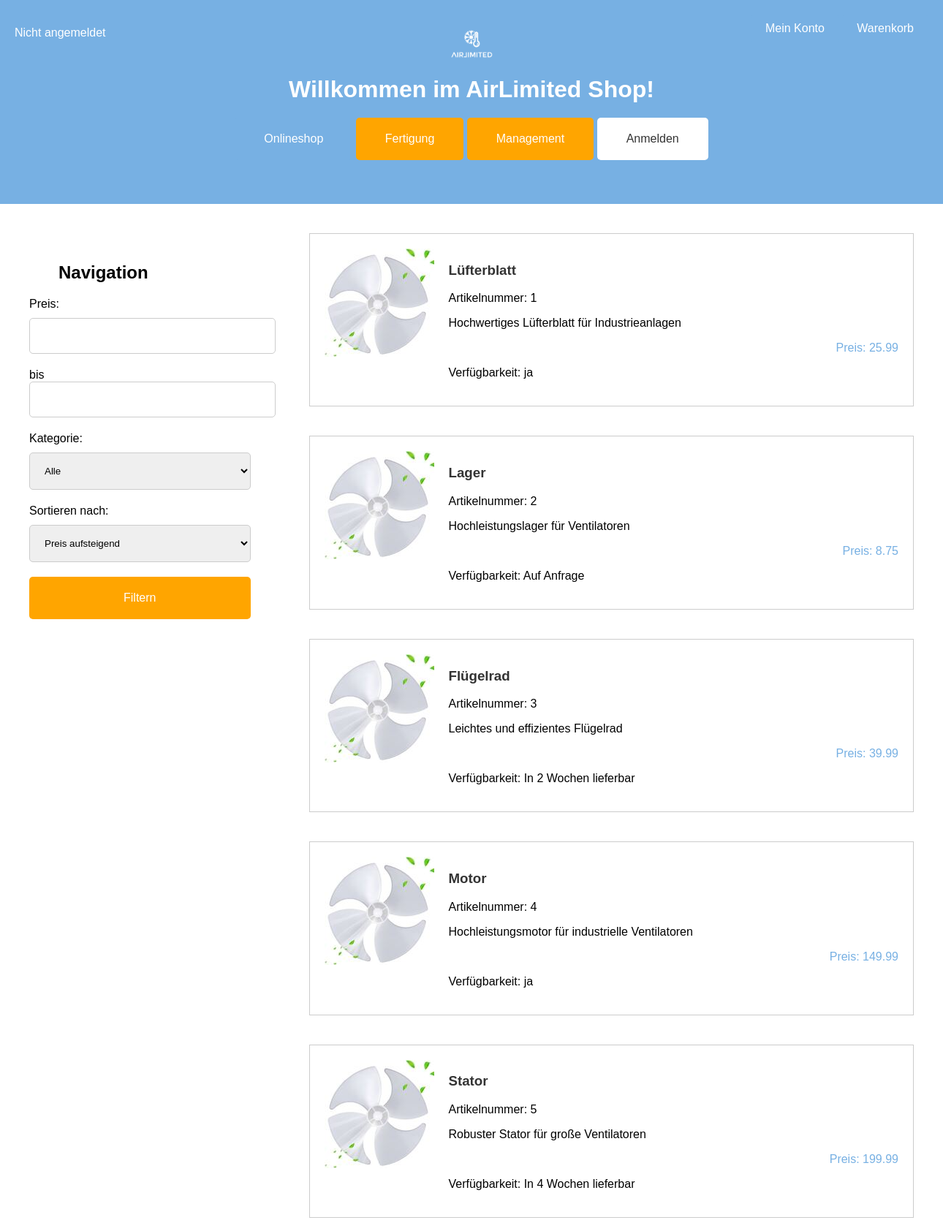
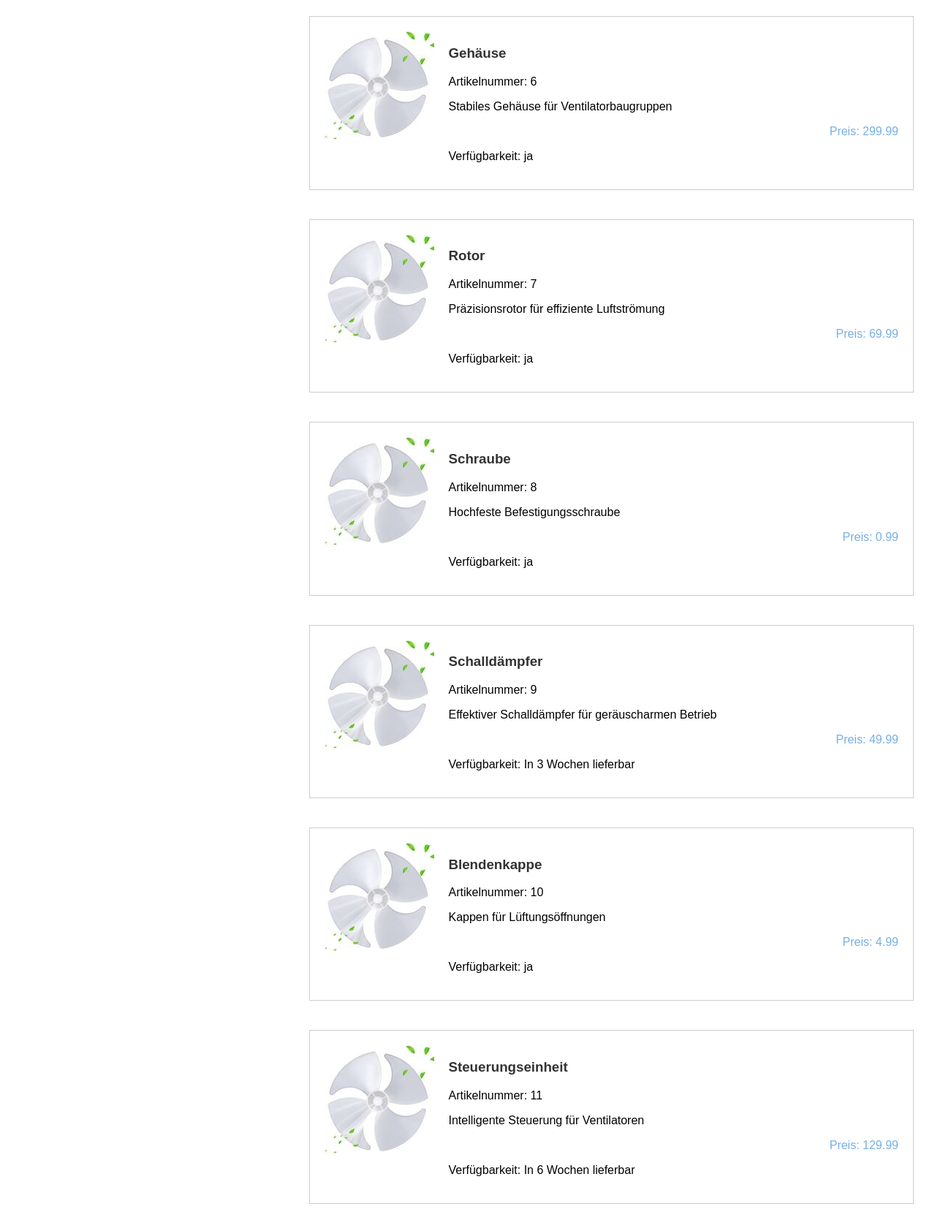
The page / (upper part) on the database its author committed (2 pictures, top to bottom).
### tables this page shows
CREATE TABLE IF NOT EXISTS `sku` (
  `SKUNr` int(11) NOT NULL AUTO_INCREMENT,
  `Name` varchar(20) NOT NULL,
  `Standardlosgroeße` int(11) NOT NULL DEFAULT 0,
  `Laenge` float DEFAULT NULL,
  `Breite` float DEFAULT NULL,
  `Hoehe` float DEFAULT NULL,
  `Gewicht` float DEFAULT NULL,
  `Beschreibung` varchar(200) DEFAULT NULL,
  `Preis` float DEFAULT NULL,
  `Foto` varchar(50) DEFAULT NULL,
  `Art` varchar(50) DEFAULT NULL,
  `Verfuegbarkeit` varchar(50) DEFAULT NULL,
  `Fertigungsanweisungen` varchar(50) DEFAULT NULL,
  PRIMARY KEY (`SKUNr`)
);

### db_class.php (called while the page is built, shortened)
<?php
class DBConnector
{
	private $database = null;
	public function connect()
	{
		$this->database = mysqli_connect(DB_HOST, DB_USER, DB_PASSWORD) or die('Verbindung schlug fehl: '.mysqli_error($this->database));
		mysqli_select_db($this->database, DB_NAME) or die('Verbindung schlug fehl: '.mysqli_error($this->database));
		mysqli_query($this->database, "SET CHARSET 'utf8'") or die('Verbindung schlug fehl: '.mysqli_error($this->database));
		mysqli_query($this->database, "SET NAMES 'UTF8'") or die('Verbindung schlug fehl: '.mysqli_error($this->database));
	}
	static public function fetchEntity($QueryResult)
	{
		return mysqli_fetch_object($QueryResult);
	}
	static public function fetchEntityArray($QueryResult)
	{
		$result = array();
		while( $item = DBConnector::fetchEntity($QueryResult) )
			$result[] = $item;
		return $result;
	}
	public function query($Query)
	{
		$result = mysqli_query($this->database, $Query);
		return $result;
	}
	public function getEntityArray($Query)
	{
		$result = $this->query($Query);
		if( $result )
			return $this->fetchEntityArray($result);
		else
			return false;
	}
}
?>

### index.php (the view, shortened to what this page needs)
<?php
    if (isset($_SESSION['userType']) && isset($_SESSION['userID'])) {
        $userType = $_SESSION['userType'];
        $userID = $_SESSION['userID'];
        $loginText = "Angemeldet als: " . $userType . " " . $userID;
    } else {
        $loginText = "Nicht angemeldet". "<br>";
    }
    require_once "db_class.php";
    $DBServer   = 'localhost';
	$DBHost     = 'airlimited';
	$DBUser     = 'root';
	$DBPassword = '';
	$db = new DBConnector($DBServer, $DBHost, $DBUser, $DBPassword);
	$db->connect();
    $price_min = 0;
    $price_max = 99999;
    if (!isset($_GET['sort'])) {
        $sort = 'SKUNr ASC';
    } else {
        $sort = $_GET['sort'];
    }
    $query = 'SELECT    `Foto`, `Name`, `SKUNr`, `Beschreibung`, `Preis`, `Verfuegbarkeit` ';
    $query .= 'FROM `airlimited`.`sku`';
    $query .= 'WHERE Preis > '. $price_min .' AND Preis < ' . $price_max . ' ';
    $query .= 'ORDER BY ' . $sort . ' ';
    $query .= 'LIMIT 1000;';
    $result = $db->getEntityArray($query);
?>
<!DOCTYPE html>
<html lang="de">
<head>
    <link rel="stylesheet" href="styles.css">
</head>
<body>
   <header>
        <div class="logo">
            <img src="logo.png" alt="AirLimited Logo">
        </div>
        <h1>Willkommen im AirLimited Shop!</h1>
        <nav>
            <button onclick="window.location.href='index.php'">Onlineshop</button>
            <button onclick="window.location.href='fertigung.html'" class="fertigung-btn">Fertigung</button>
            <button onclick="window.location.href='management.php'" class="management-btn">Management</button>
            <button onclick="window.location.href='login.php'" class="login-btn">Anmelden</button>
        </nav>
        <div class="account-buttons">
            <button onclick="window.location.href='konto.php'">Mein Konto</button>
            <button onclick="window.location.href='warenkorb.php'">Warenkorb</button>
        </div>
        <div class="meine-logindaten">
            <p>
                <?php
                    echo $loginText;
                ?>
            </p>
        </div>
    </header>
    <main>
        <div class="product-nav">
            <h2>Navigation</h2>
            <form action="#" method="GET">
                <label for="price">Preis:</label>
                <input type="number" id="price" name="price_min" min="0">
                <span>bis</span>
                <input type="number" id="price" name="price_max" min="0">
                <label for="category">Kategorie:</label>
                <select id="category" name="category">
                    <option value="all">Alle</option>
                </select>
                <label for="sort">Sortieren nach:</label>
                <select id="sort" name="sort">
                    <option value="Preis ASC">Preis aufsteigend</option>
                </select>
                <button type="submit">Filtern</button>
            </form>
        </div>
        <div class="product-content">
            <?php
                foreach ( $result as $sku ){
                    echo '
                    <div class="product">
                        <a href="#">
                            <div class="product-image">
                                <img src="product0001.jpg" alt="Produkt 0001" width="150" height="150">
                            </div>
                            <div class="product-details">
                                <h3><a href="sku_details.php?sku=' . urlencode($sku->SKUNr) . '"> ' . htmlspecialchars($sku->Name) . ' </a></h3>
                                <p>Artikelnummer: '. $sku->SKUNr .'</p>
                                <p>'. $sku->Beschreibung .'</p>
                                <p class="price">Preis: '. $sku->Preis .'</p>
                                <p>Verfügbarkeit: '. $sku->Verfuegbarkeit .'</p>
                            </div>
                        </a>
                    </div>
                    ';
                }
            ?>
        </div>
    </main>
</body>
</html>

### styles.css (style rules this page uses)
body { font-family: Arial, sans-serif; margin: 0; padding: 0; }
header { background-color: #77B0E3; color: white; padding: 40px; display: flex; flex-direction: column; align-items: center; }
header h1 { margin: 0; margin-top: 20px; }
h2 { margin: 40px; }
.logo img { height: 40px; }
nav { margin-top: 20px; }
nav button { margin-bottom: 20px; background-color: #77B0E3; border: none; color: white; padding: 20px 40px; text-align: center; text-decoration: none; display: inline-block; font-size: 16px; cursor: pointer; border-radius: 5px; }
.login-btn { background-color: white; color: #333; }
.management-btn, .fertigung-btn { background-color: #FFA500; }
.account-buttons { position: absolute; top: 20px; right: 20px; }
.account-buttons button { background-color: #77B0E3; border: none; color: white; padding: 10px 20px; text-align: center; text-decoration: none; font-size: 16px; cursor: pointer; border-radius: 5px; }
.meine-logindaten { position: absolute; top: 20px; left: 20px; }
.meine-logindaten p { color: white; text-align: left; text-decoration: none; font-size: 16px; }
main { padding: 40px; display: flex; }
.product-nav { width: 25%; padding-right: 40px; margin-right: 40px; }
.product-nav h2 { margin-bottom: 20px; }
.product-nav form { margin-bottom: 40px; }
.product-nav label { display: block; margin-bottom: 10px; }
.product-nav input[type="number"], .product-nav select { width: 100%; padding: 16px; border: 1px solid #ccc; border-radius: 5px; margin-bottom: 20px; }
.product-nav button { width: 100%; background-color: #FFA500; border: none; color: white; padding: 20px 40px; text-align: center; text-decoration: none; display: inline-block; font-size: 16px; cursor: pointer; border-radius: 5px; }
.product-content { flex: 1; margin-bottom: 100px; overflow-y: auto; }
.product { display: flex; border: 1px solid #ccc; margin-bottom: 40px; padding: 20px; }
.product a { text-decoration: none; color: #333; }
.product .product-image img { max-width: 150px; max-height: 150px; width: auto; height: auto; }
.product-details { flex: 1; }
.product-details .price { color: #77B0E3; text-align: right; }
.product-image { margin-right: 20px; }

### rows shown on the page
sku: Name "Lüfterblatt", SKUNr "1", Beschreibung "Hochwertiges Lüfterblatt für Industrieanlagen", Preis "25.99", Verfuegbarkeit "ja"
sku: Name "Lager", SKUNr "2", Beschreibung "Hochleistungslager für Ventilatoren", Preis "8.75", Verfuegbarkeit "Auf Anfrage"
sku: Name "Flügelrad", SKUNr "3", Beschreibung "Leichtes und effizientes Flügelrad", Preis "39.99", Verfuegbarkeit "In 2 Wochen lieferbar"
sku: Name "Motor", SKUNr "4", Beschreibung "Hochleistungsmotor für industrielle Ventilatoren", Preis "149.99", Verfuegbarkeit "ja"
sku: Name "Stator", SKUNr "5", Beschreibung "Robuster Stator für große Ventilatoren", Preis "199.99", Verfuegbarkeit "In 4 Wochen lieferbar"
sku: Name "Gehäuse", SKUNr "6", Beschreibung "Stabiles Gehäuse für Ventilatorbaugruppen", Preis "299.99", Verfuegbarkeit "ja"
sku: Name "Rotor", SKUNr "7", Beschreibung "Präzisionsrotor für effiziente Luftströmung", Preis "69.99", Verfuegbarkeit "ja"
sku: Name "Schraube", SKUNr "8", Beschreibung "Hochfeste Befestigungsschraube", Preis "0.99", Verfuegbarkeit "ja"
sku: Name "Schalldämpfer", SKUNr "9", Beschreibung "Effektiver Schalldämpfer für geräuscharmen Betrieb", Preis "49.99", Verfuegbarkeit "In 3 Wochen lieferbar"
sku: Name "Blendenkappe", SKUNr "10", Beschreibung "Kappen für Lüftungsöffnungen", Preis "4.99", Verfuegbarkeit "ja"
sku: Name "Steuerungseinheit", SKUNr "11", Beschreibung "Intelligente Steuerung für Ventilatoren", Preis "129.99", Verfuegbarkeit "In 6 Wochen lieferbar"
